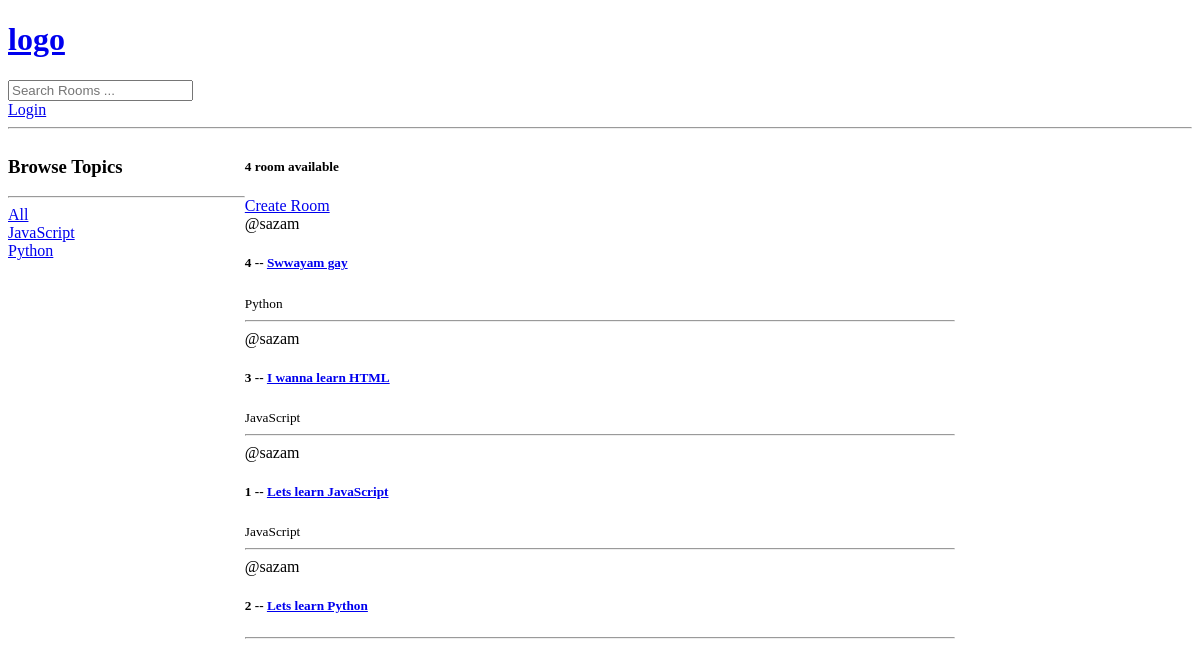
The app's page /, older data.
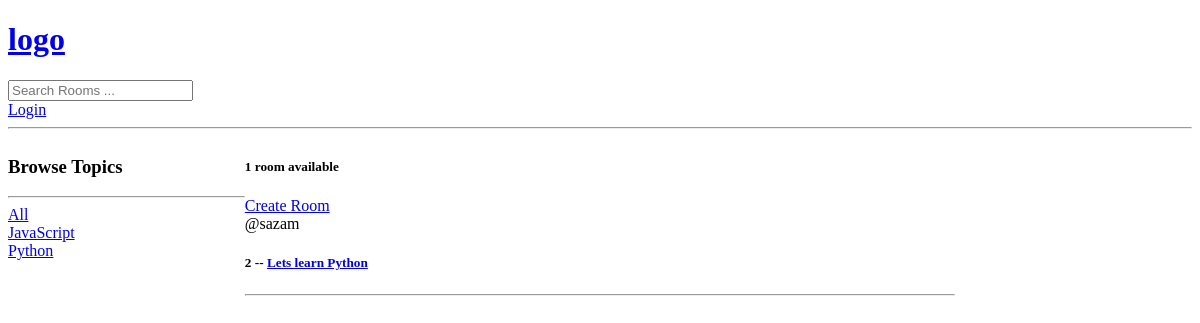
The same page, newer data.
### core/models.py (models this page shows, shortened)
class Topic(models.Model):
    name=models.CharField(max_length=200)

class Room(models.Model):
    host=models.ForeignKey(User,on_delete=models.SET_NULL,null=True)
    topic=models.ForeignKey(Topic,on_delete=models.SET_NULL,null=True)
    name=models.CharField(max_length=200)
    description=models.TextField(null=True,blank=True)
    participants=models.ManyToManyField(User,related_name='participants',blank=True)
    updated= models.DateTimeField(auto_now=True)
    created=models.DateTimeField(auto_now_add=True)
    class Meta:
        ordering=['-updated','-created']

### core/views.py (the view)
# urls.py: path('',views.home,name='home'),
def home(request):
    q=request.GET.get('q') if request.GET.get('q')!= None else ''
    rooms = Room.objects.filter(Q(topic__name__icontains= q) |
        Q(name__icontains=q) |
        Q(description__icontains=q)
    )
    room_count=rooms.count()
    topics=Topic.objects.all()
    context={'rooms':rooms,'topics':topics,'room_count':room_count}
    return render(request,'core/home.html',context )

### core/templates/core/home.html (shortened to what this page needs)
{%extends 'main.html' %}
{% block content %}
<div class="home-container">
    <div>
        <h3>Browse Topics</h3>
        <hr>
        <div>
            <a href="{%url 'home' %}">All</a>
        </div>
        {% for topic in topics %}
        <div>
            <a href="{%url 'home' %}?q={{topic.name}}">{{topic.name}}</a>
        </div>
        {% endfor %}
    </div>
        <div>
            <h5>
                {{room_count}} room available
            </h5>
        <a href="{%url 'create-room' %}">Create Room</a>
        <div>
            {% for room in rooms %}
            <div>
                <span>@{{room.host.username}}</span>
                <h5>
                    {{room.id}} -- <a href="{% url 'room' room.id %}">{{room.name}}</a>
                </h5>
                <small>{{room.topic.name}}</small>
                <hr>
            </div>
            {% endfor %}
        </div>
    </div>
{% endblock content %}

### templates/main.html (shortened to what this page needs)
<!DOCTYPE html>
<html lang="en">
<head>
</head>
<body>
    {% include 'navbar.html' %}
    {% block content %}
    {% endblock %}
</body>
</html>

### templates/navbar.html
<a href="/">
    <h1>
        logo
    </h1>
</a>
<form method="GET" action="{% url 'home' %}">
    <input type="text" name="q" placeholder="Search Rooms ...">
</form>
{% if request.user.is_authenticated %}
<p>Hello {{request.user}}</p>
<a href="{% url 'logout' %}">Logout</a>
{% else %}
<a href="{% url 'login' %}">Login</a>
{% endif %}
<hr>

### core/templates/core/home.html (style rules this page uses)
.home-container { display: grid; grid-template-columns: 1fr 3fr 1fr; }

Row changes from the older to the newer data that the page shows:
removed Room: host.username "sazam", id "4", name "Swwayam gay", topic.name "Python"
removed Room: host.username "sazam", id "3", name "I wanna learn HTML", topic.name "JavaScript"
removed Room: host.username "sazam", id "1", name "Lets learn JavaScript", topic.name "JavaScript"
Text that changed along with them:
{{ room_count }}: "4" → "1"
